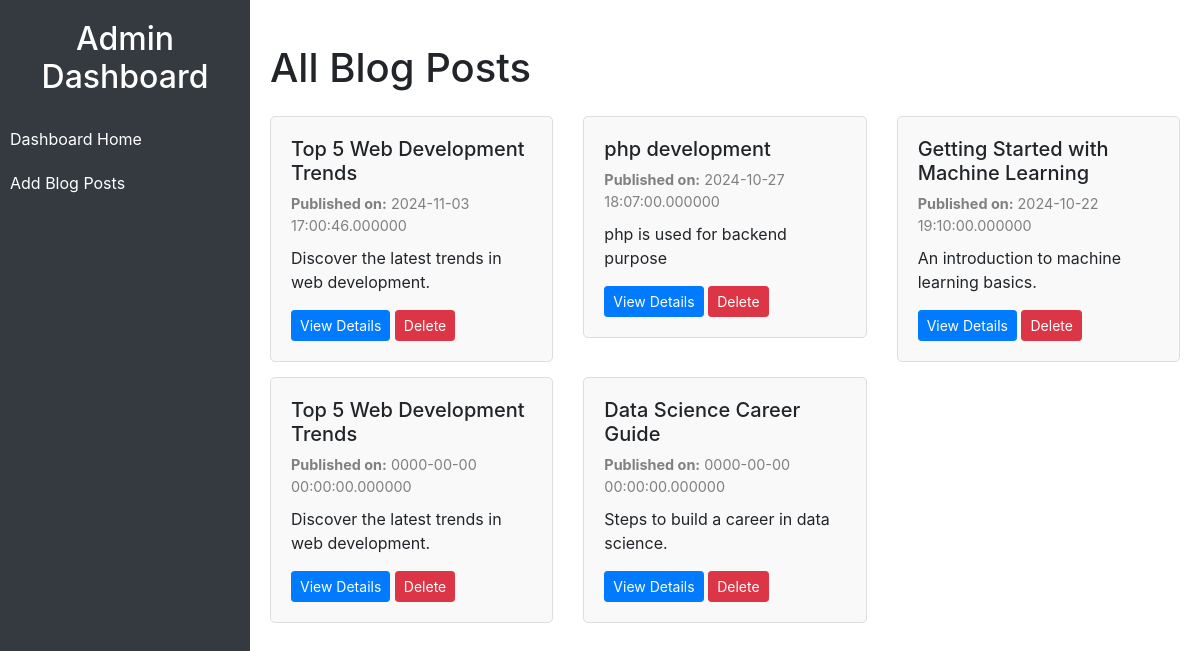
/demo/view.php, run on the app's committed database.
### tables this page shows
CREATE TABLE `blog_post` (
  `id` int(30) NOT NULL,
  `title` varchar(100) NOT NULL,
  `content` text NOT NULL,
  `publish_time` datetime(6) NOT NULL
);

### demo/view.php (the view, shortened to what this page needs)
<?php
include 'connection.php';
$query = "SELECT * FROM `blog_post` ORDER BY publish_time DESC";
$result = mysqli_query($con, $query);
?>
<!DOCTYPE html>
<html lang="en">
<head>
    <link rel="stylesheet" href="https://maxcdn.bootstrapcdn.com/bootstrap/4.5.2/css/bootstrap.min.css">
</head>
<body>
<div class="sidebar">
    <h2>Admin Dashboard</h2>
    <a href="dashboard.php">Dashboard Home</a>
    <a href="blog.php">Add Blog Posts</a>
</div>
<div class="content">
    <h1 class="my-4">All Blog Posts</h1>
    <div class="row">
        <?php
        if (mysqli_num_rows($result) > 0) {
            while ($row = mysqli_fetch_assoc($result)) {
                echo '<div class="col-md-4">';
                echo '<div class="post">';
                echo '<h3>' . htmlspecialchars($row['title']) . '</h3>';
                echo '<p class="post-meta"><strong>Published on:</strong> ' . htmlspecialchars($row['publish_time']) . '</p>';
                echo '<p class="post-content">' . nl2br(htmlspecialchars($row['content'])) . '</p>';
                echo '<a href="update_blog.php?id=' . $row['id'] . '" class="btn btn-primary btn-sm">View Details</a> ';
                echo '<a href="delete_blog.php?id=' . $row['id'] . '" class="btn btn-danger btn-sm" onclick="return confirm(\'Are you sure you want to delete this post?\');">Delete</a>';
                echo '</div>';
                echo '</div>';
            }
        } else {
            echo '<p>No blog posts found.</p>';
        }
        ?>
    </div>
</div>
</body>
</html>

### demo/view.php (style rules this page uses)
.sidebar { height: 100vh; width: 250px; position: fixed; background-color: #343a40; color: #fff; padding-top: 20px; }
.sidebar h2 { text-align: center; margin-bottom: 20px; }
.sidebar a { color: #fff; padding: 10px; display: block; text-decoration: none; }
.content { margin-left: 250px; padding: 20px; }
.post { padding: 20px; margin-bottom: 15px; border: 1px solid #ddd; border-radius: 5px; background-color: #f9f9f9; }
.post h3 { margin-top: 0; font-size: 1.25rem; }
.post-meta { font-size: 0.9rem; color: gray; margin-bottom: 10px; }
.post-content { font-size: 1rem; line-height: 1.5; max-height: 150px; overflow: hidden; }

### data on the page
blog_post: title "Top 5 Web Development Trends", publish_time "2024-11-03 17:00:46.000000", content "Discover the latest trends in web development."
blog_post: title "php development", publish_time "2024-10-27 18:07:00.000000", content "php is used for backend purpose"
blog_post: title "Getting Started with Machine Learning", publish_time "2024-10-22 19:10:00.000000", content "An introduction to machine learning basics."
blog_post: title "Top 5 Web Development Trends", publish_time "0000-00-00 00:00:00.000000", content "Discover the latest trends in web development."
blog_post: title "Data Science Career Guide", publish_time "0000-00-00 00:00:00.000000", content "Steps to build a career in data science."
